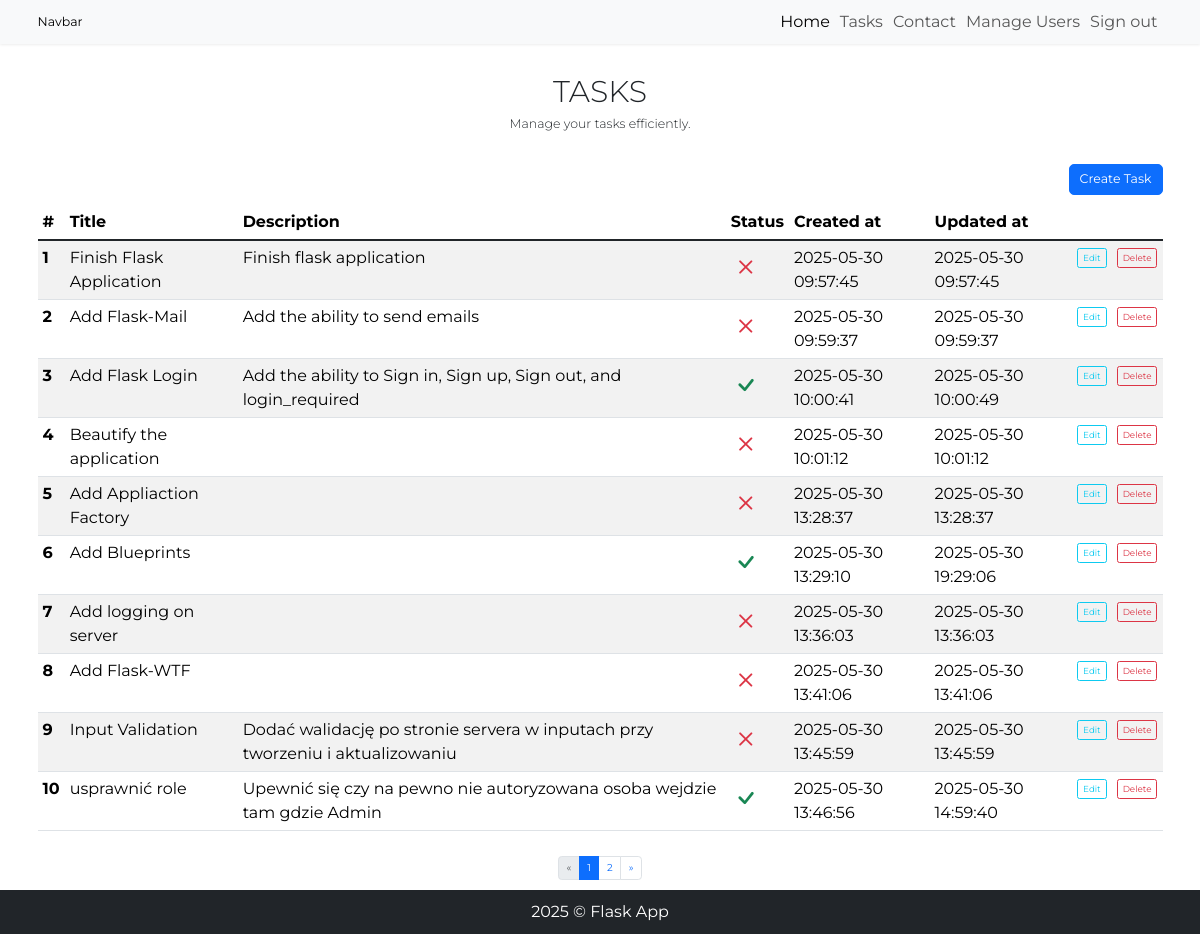
The page /tasks/tasks (signed in) on the database as committed earlier.
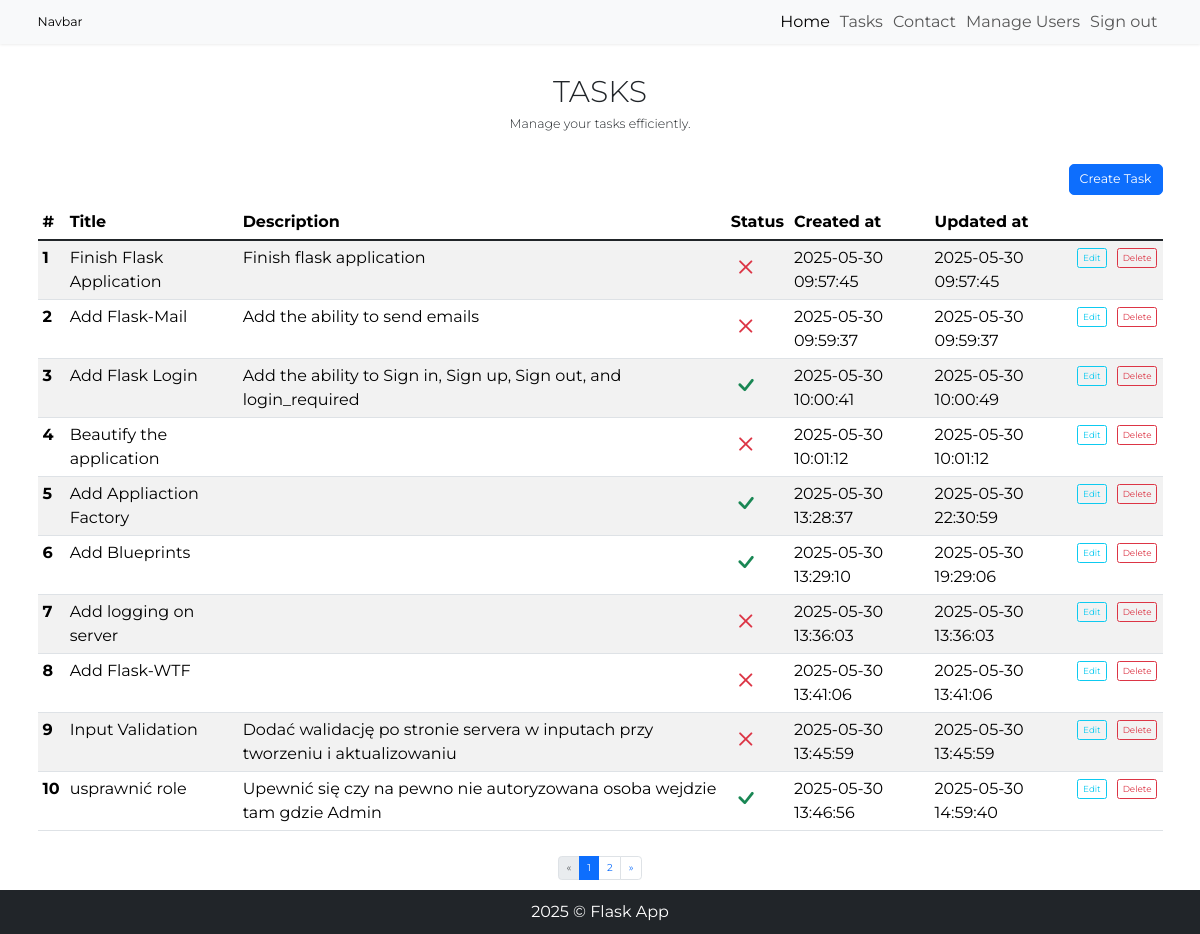
The same page on the database as committed later.
### taskmanager_app/models.py (models this page shows, shortened)
class Todo(db.Model):
    __tablename__ = 'todos'
    id = db.Column(db.Integer, primary_key=True)
    title = db.Column(db.String(100), nullable=False)
    description = db.Column(db.String(300))
    is_done = db.Column(db.Boolean, default=False)
    created_at = db.Column(db.DateTime, server_default=db.func.now())
    updated_at = db.Column(db.DateTime, server_default=db.func.now(), onupdate=db.func.now())
    user_id = db.Column(db.Integer, db.ForeignKey('users.id', name='fk_todos_user_id'), nullable=False)

### taskmanager_app/tasks/routes.py (the view)
@tasks_bp.route('/tasks', methods=['GET'])
@login_required
def get_all_tasks():
    page = request.args.get('page', 1, type=int)
    per_page = 10
    pagination = Todo.query \
        .filter_by(user_id=current_user.id) \
        .order_by(Todo.id) \
        .paginate(page=page, per_page=per_page)
    tasks = pagination.items
    return render_template('task.html', tasks=tasks, pagination=pagination)

### taskmanager_app/templates/task.html (shortened to what this page needs)
{% extends 'base.html' %}
{% block content %}
<h1 class="display-5 text-center text-uppercase mt-5">Tasks</h1>
<p class="lead text-center mb-5">Manage your tasks efficiently.</p>
<div class="container">
        <div class="row mb-3">
            <div class="col-md-12">
                <button class="btn btn-primary btn-lg float-end" type="button" data-bs-toggle="modal"
                    data-bs-target="#createModal">Create Task</button>
            </div>
        </div>
</div>
<div class="container d-flex flex-column align-items-center">
    <table class="table table-striped table-hover">
        <thead>
            <tr>
                <th scope="col">#</th>
                <th scope="col">Title</th>
                <th scope="col">Description</th>
                <th scope="col">Status</th>
                <th scope="col">Created at</th>
                <th scope="col">Updated at</th>
                <th scope="col"></th>
                <th scope="col"></th>
            </tr>
        </thead>
        <tbody class="table-group-divider">
            {% for task in tasks %}
            <tr>
                <th scope="row">{{ loop.index }}</th>
                <td>{{ task.title }}</td>
                <td>{{ task.description }}</td>
                {% if task.is_done %}
                <td><i class="bi bi-check text-success"></i></td>
                {% else %}
                <td><i class="bi bi-x text-danger"></i></td>
                {% endif %}
                <td>{{ task.created_at }}</td>
                <td>{{ task.updated_at }}</td>
                <td><button class="btn btn-sm btn-outline-info" type="button" data-bs-toggle="modal"
                        data-bs-target="#editModal-{{ task.id }}">Edit</button></td>
                <td><button class="btn btn-sm btn-outline-danger" type="button" data-bs-toggle="modal"
                        data-bs-target="#deleteModal-{{ task.id }}">Delete</button></td>
            </tr>
            {% endfor %}
        </tbody>
    </table>
    <nav class="mt-4" aria-label="Page navigation">
        <ul class="pagination mx-auto">
            <li class="page-item">
                <a class="page-link {% if pagination.page == 1 %}disabled{% endif %}"
                    href="{{ url_for('tasks.get_all_tasks', page=1) }}" {% if pagination.page==1 %}tabindex="-1" {% endif %}
                    aria-label="First">
                    <span aria-hidden="true">&laquo;</span>
                </a>
            </li>
            <li class="page-item"><span class="page-link active" href="{{ url_for('tasks.get_all_tasks', page=page) }}"
                    aria-current="page">{{ pagination.page }}</span></li>
            {% if pagination.has_next %}
            <li class="page-item"><a class="page-link"
                    href="{{ url_for('tasks.get_all_tasks', page=pagination.next_num) }}">{{ pagination.next_num }}</a></li>
            {% endif %}
            <li class="page-item">
                <a class="page-link {% if not pagination.page < pagination.pages %}disabled{% endif %}"
                    href="{{ url_for('tasks.get_all_tasks', page=pagination.pages) }}" aria-label="Last">
                    <span aria-hidden="true">&raquo;</span>
                </a>
            </li>
        </ul>
    </nav>
</div>
{% endblock %}

Rows that differ between the two databases and show on the page:
changed Todo "Add Appliaction Factory": is_done False → True (drawn); updated_at "2025-05-30 13:28:37" → "2025-05-30 22:30:59"
